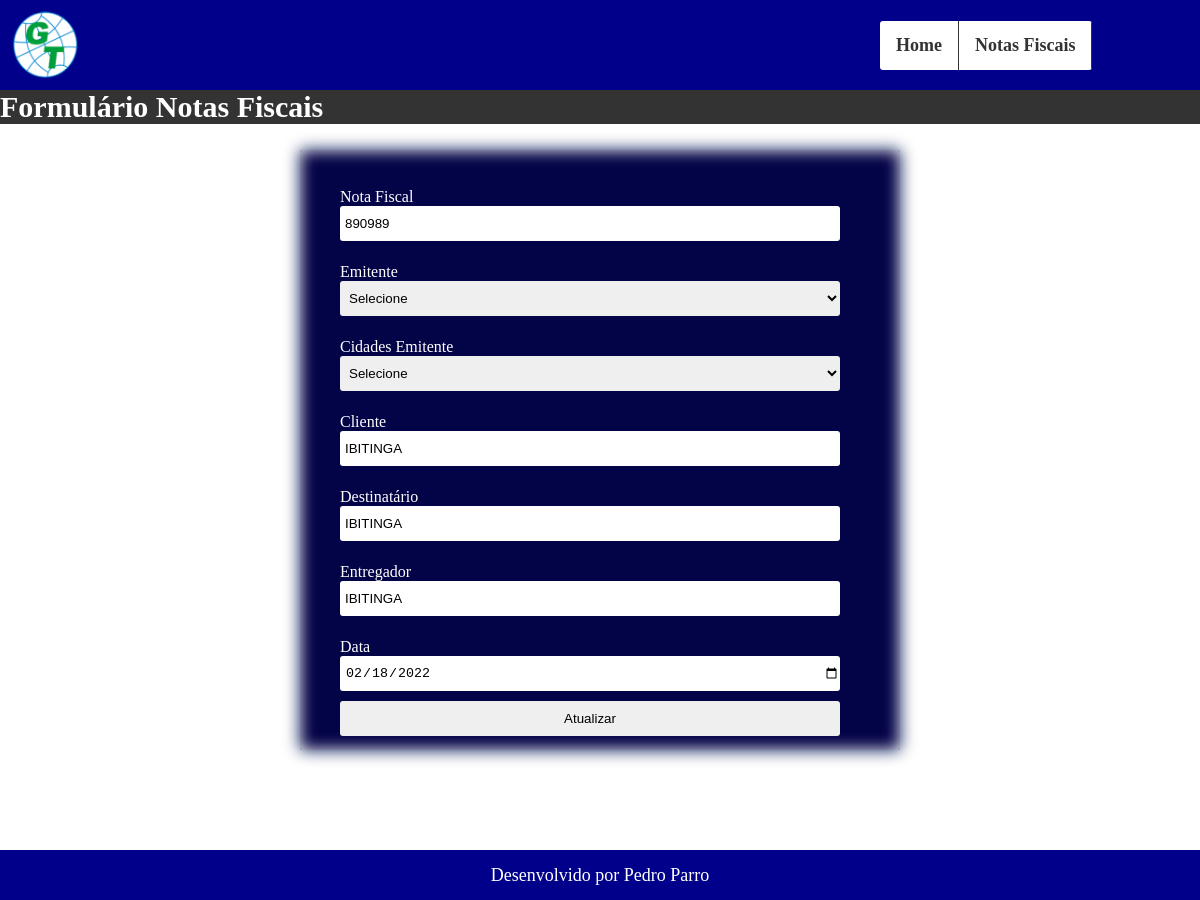
Screenshot of /views/notasUpdate.php?id=20 with the database file from the repository.
### tables this page shows
CREATE TABLE `operacoes` (
  `id` int(11) NOT NULL,
  `nf` varchar(15) NOT NULL,
  `operacoes_emitente` int(11) NOT NULL,
  `operacoes_cidades` int(11) NOT NULL,
  `cliente` varchar(250) NOT NULL,
  `destinatario` varchar(250) NOT NULL,
  `entregador` varchar(220) NOT NULL,
  `data_op` date NOT NULL
);

### models/ClassConexao.php (called while the page is built, shortened)
<?php
class ClassConexao
{
    public $server = "127.0.0.1";
    public $banco = "crud";
    public $user = "root";
    public $pass = "";
    public function conectaDB(){
        try {
            $pdo = new \PDO("mysql:host=$this->server;dbname=$this->banco", $this->user, $this->pass);
            $pdo->setAttribute(\PDO::ATTR_ERRMODE, \PDO::ERRMODE_EXCEPTION);
        } catch (\PDOException $erro) {
            echo "Erro de conexão";
            return $erro->getMessage();
        }
        return $pdo;
    }
}
?>

### models/ClassCrud.php (called while the page is built, shortened)
<?php
class ClassCrud extends ClassConexao
{
   private $crud;
   private $contador;
   private function prepareExecute($query , $parametros)
   {
       $this->crud=$this->conectaDB("127.0.0.1", "crud", "root", "")->prepare($query);
       if($this->contador > 0){
           for($i=1; $i <= $this->contador; $i++){
               $this->crud->bindValue($i,$parametros[$i-1]);
           }
       }
       $this->crud->execute();
   }
   private function countParametros($parametros)
   {
       $this->contador=count($parametros);
   }
   public function selectDB($fields, $table, $where, $parametros){
        $this->prepareExecute("SELECT {$fields} FROM {$table} {$where}", $parametros);
        return $this->crud;
   }
}
?>

### views/notasUpdate.php (the view, shortened to what this page needs)
<?php
if(isset($_GET['id'])){
    $id = $_GET['id'];
    $crud = new ClassCrud();
    $row = $crud->selectDB("*","operacoes","where id=?",array($id));
    $rows = $row->fetch(PDO::FETCH_ASSOC);
    $nf = $rows['nf'];
    $cliente = $rows['cliente'];
    $destinatario = $rows['destinatario'];
    $entregador = $rows['entregador'];
    $dataOp = $rows['data_op'];
}else{
    header("Location: ../index.php");
    die();
}
?>
<!DOCTYPE html>
<html lang="pt-br">
<head>
    <link rel="stylesheet" href="https://cdnjs.cloudflare.com/ajax/libs/font-awesome/4.7.0/css/font-awesome.min.css">
    <link rel="stylesheet" href="../public/css/style.css">
</head>
<body>
    <header>
            <div class="navbar">
                 <img src="../public/images/logo-150x150.png" title="Home" width="70px" height="70px">
                <ul>
                    <li><a href="../index.php">Home</a></li>
                    <li><a href="./notas.php">Notas Fiscais</a></li>
                </ul>
            </div>
    </header>
    <div class="title-h2">
        <h2>Formulário Notas Fiscais</h2>
    </div>
    <section>
            <div class="form-index">
                    <form action="<?php echo "../controllers/ControllerUpdate.php?id={$rows['id']}"; ?>" method="POST" id="form">
                        <div class="forms">
                            <label for="nf">Nota Fiscal
                                <input type="text" name="nf" value="<?php echo $nf; ?>" placeholder="Nota Fiscal" maxlength="10">
                            </label>
                        </div>
                        <div class="forms">
                            <label for="nf">Emitente
                                <select name="operacoes_emitente" id="operacoes_emitente">
                                    <option id="all">Selecione</option>
                                </select>
                            </label>
                        </div>
                        <div class="forms">
                            <label for="operacoes_cidades">Cidades Emitente
                                <select name="operacoes_cidades" id="operacoes_cidades">
                                    <option id="all">Selecione</option>
                                </select>
                            </label>
                        </div>
                        <div class="forms">
                            <label for="cliente">Cliente
                                <input type="text" name="cliente" value="<?php echo $cliente; ?>" placeholder="Cliente" maxlength="50">
                            </label>
                        </div>
                        <div class="forms">
                            <label for="destinatario">Destinatário
                                <input type="text" name="destinatario" value="<?php echo $destinatario; ?>" placeholder="Destinatário" maxlength="50">
                            </label>
                        </div>
                        <div class="forms">
                            <label for="entregador">Entregador
                                <input type="text" name="entregador" value="<?php echo $entregador; ?>" placeholder="Entregador" maxlength="30">
                            </label>
                        </div>
                        <div class="forms">
                            <label for="data">Data
                                <input type="date" name="data_op" value="<?php echo $dataOp; ?>" placeholder="Data" maxlength="20">
                            </label>
                        <button type="submit" name="update">Atualizar</button>
                        </div>
                    </form>
            </div>
    </section>
    <footer>
        <p>Desenvolvido por Pedro Parro</p>
    </footer>
</body>
</html>

### public/css/style.css (style rules this page uses)
* { margin: 0; padding: 0; box-sizing: border-box; }
body { width: 100%; }
section { width: 100%; height: 900px; }
.navbar { width: 100%; height: 90px; position: fixed; background-color: darkblue; color: #fff; display: inline-flex; align-items: center; z-index: 999; }
.navbar ul { list-style-type: none; margin-left: 800px; overflow: hidden; background-color: #fff; border-radius: 3px; display: inline-flex; align-items: center; }
.navbar li { float: right; border-right: 1px solid #333; }
.navbar li a { display: block; color: #333; text-align: center; padding: 14px 16px; text-decoration: none; font-size: 18px; font-weight: bold; outline: 0; }
.navbar img { margin-left: 10px; }
.title-h2 { width: 100%; background-color: #333; color: #fff; margin-top: 90px; position: fixed; z-index: 999; font-size: 20px; }
.form-index { width: 600px; height: 600px; background-color: rgb(3, 3, 71); border-radius: 3px; position: relative; left: 50%; top: 50%; display: inline-block; justify-content: space-between; align-items: center; align-content: center; transform: translate(-50%,-50%); box-shadow: inset 0 0 1em white, 0 0 1em rgb(1, 20, 83); margin-top: 0px; }
.forms { width: 500px; height: 70px; position: relative; display: inline-block; left: 50%; justify-content: space-between; align-items: center; transform: translate(-50%); margin-top: 5px; margin-left: -20px; z-index: 999; }
.forms label { width: 300px; display: inline-block; padding: 10px; color: #fff; }
.forms input { width: 500px; height: 35px; margin-left: 0px; padding-left: 5px; border-radius: 3px; outline: 0; border: 0; }
.forms select { width: 500px; height: 35px; margin-left: 0px; padding-left: 5px; border-radius: 3px; border: 0; outline: 0; }
button { display: block; width: 500px; height: 35px; margin-left: 10px; border-radius: 3px; outline: 0; border: 0; }
footer { width: 100%; height: 50px; background-color: darkblue; position: fixed; bottom: 0; left: 0; text-align: center; font-size: 18px; color: #fff; padding: 15px; }

### rows the page displays
operacoes: nf "890989", cliente "IBITINGA", destinatario "IBITINGA", entregador "IBITINGA", data_op "02/18/2022"
